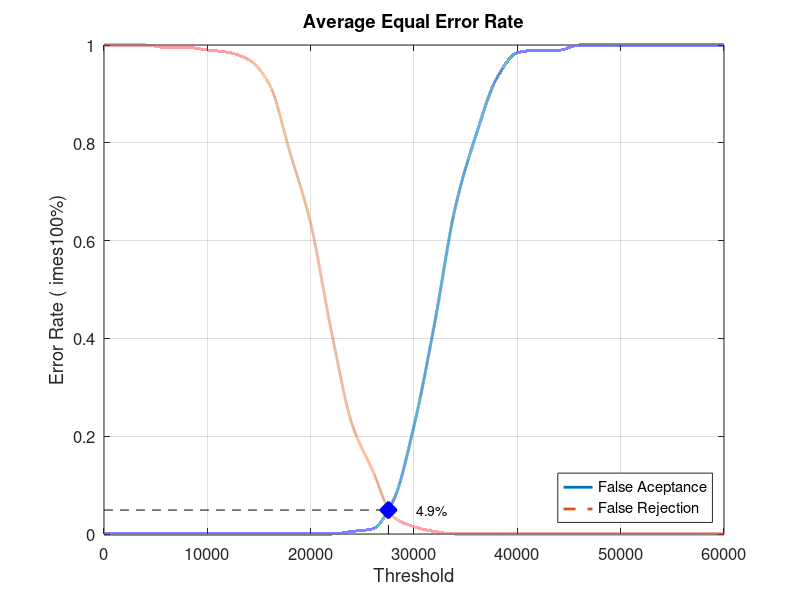
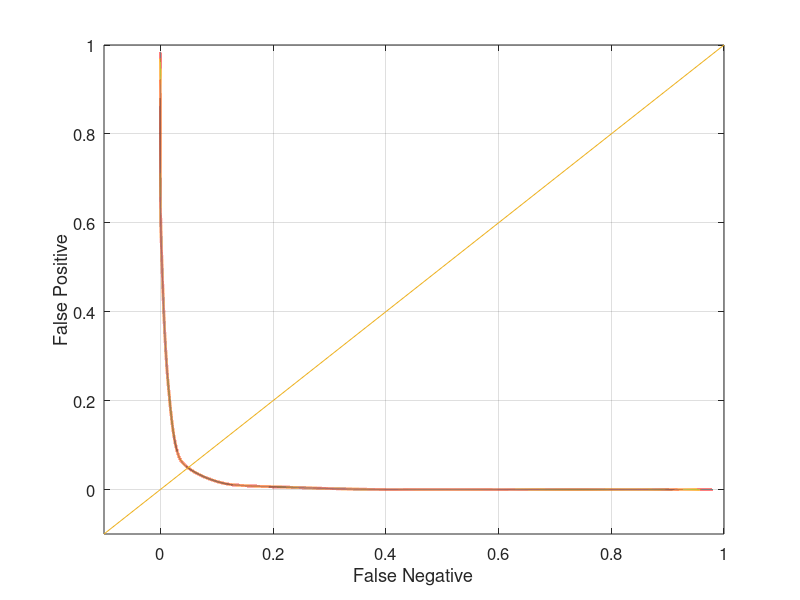

The MATLAB source for these figures, in order:
close all;
clear;
clc;
x = 0:2000:60000;
xq = 0:0.5:60000;

y0 = [0 0 0 0 0 0 0 0 0 0 0 0 0.00526316 0.0105263 0.0684211 0.221053 0.431579 0.668421 0.815789 0.931579 0.984211 0.989474 0.989474 1 1 1 1 1 1 1 1]
yy0 = interp1(x, y0, xq, 'pchip');
y1 = [1 1 1 0.995 0.995 0.99 0.985 0.97 0.92 0.78 0.635 0.415 0.225 0.13 0.035 0.015 0.005 0 0 0 0 0 0 0 0 0 0 0 0 0 0]
yy1 = interp1(x, y1, xq, 'pchip');

% Calculating EER: 
y2 = abs(y0 - y1);
find(y2 == min(y2))
yy2 = abs(yy0 - yy1);
xEER = find(yy2 == min(yy2));
xEERIndex = xq(xEER) % X-axis EER
yEER = yy0(xEER) % Y-axis EER

main = figure
plot(xq, yy0,'-','LineWidth', 2);	hold on
plot(xq, yy1,'--','LineWidth', 2);	hold on
plot([xEERIndex xEERIndex], [0 yEER], 'k--');	hold on
plot([0 xEERIndex], [yEER yEER], 'k--');	hold on
plot(xEERIndex, yEER, 'bx', 'LineWidth', 10);	hold on
text(xEERIndex + 10 * xEERIndex / 100, yEER, [num2str(round((10000 * yEER)) / 100) '%'])
legend('False Aceptance', 'False Rejection', 'Location', 'SouthEast')
xlabel('Threshold')
ylabel('Error Rate (	imes100%)')
title('Average Equal Error Rate')
set(gca, 'FontSize', 12)
axis([0 60000 0 1])
grid on

print(main, 'Database3_2Main', '-dpng');
FNRxFPR = figure('Color', [1 1 1]);
plot(yy1, yy0, '-', yy1, yy0, 'LineWidth', 2);
hold on
y = -0.1:0.1:1
plot(y, y); 
set(gca, 'FontSize', 12)
xlabel('False Negative')
ylabel('False Positive')
axis([-0.1 1 -0.1 1])
set(gca, 'FontSize', 12)
grid on

print(FNRxFPR, 'Database3_2FNRxFPR','-dpng');
